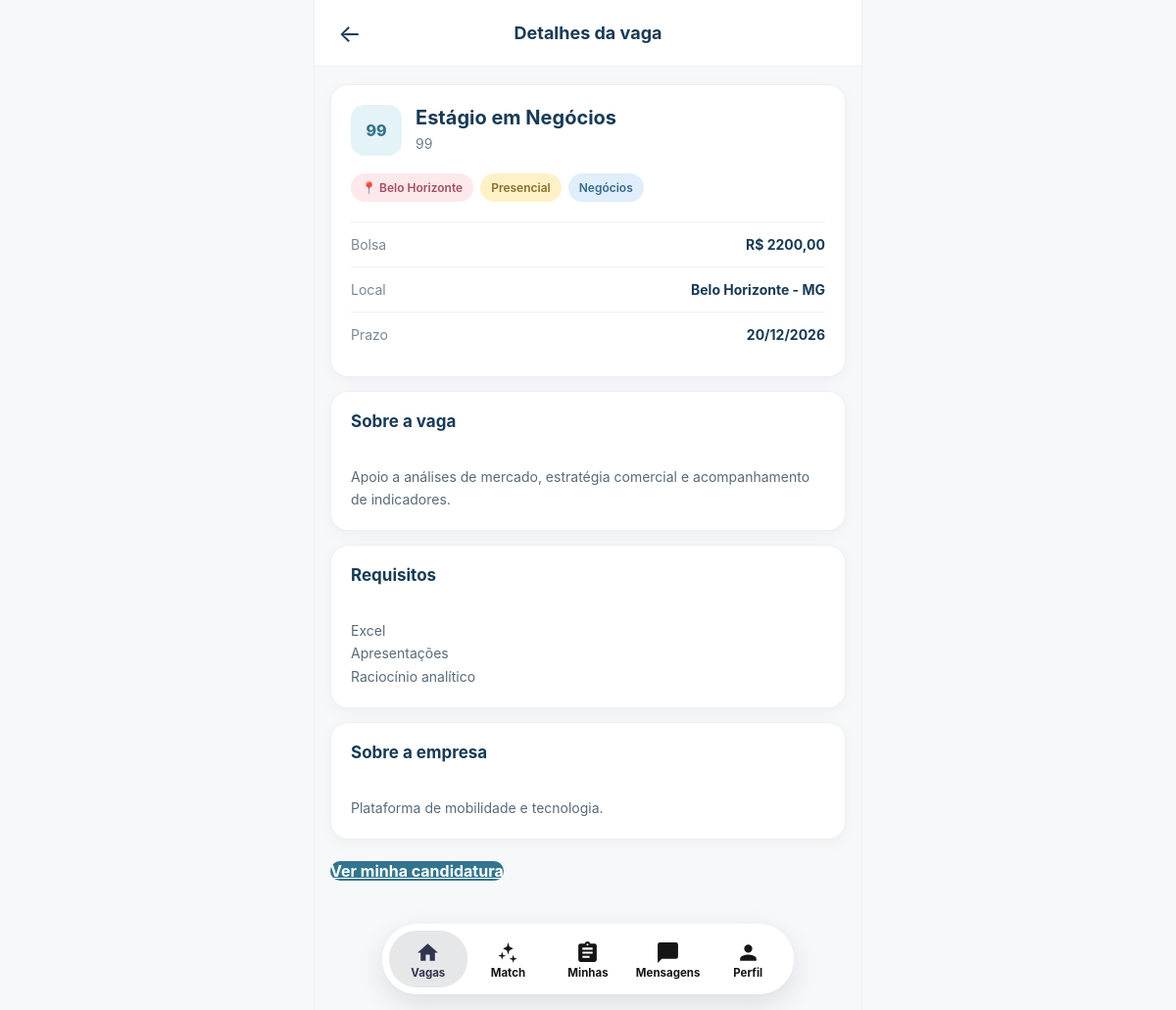
/vaga/ (signed in), run on the app's committed database.
### connectoapp/models.py (models this page shows, shortened)
class Oportunidade(models.Model):
    MODALIDADES = [
        ("Presencial", "Presencial"),
        ("Híbrido", "Híbrido"),
        ("Remoto", "Remoto"),
    ]
    titulo = models.CharField(max_length=120)
    descricao = models.TextField()
    instituicao = models.CharField(max_length=100, blank=True)
    prazo = models.DateField(null=True, blank=True)
    empresa = models.ForeignKey(
        Empresa,
        on_delete=models.CASCADE,
        related_name="oportunidades",
    )
    cidade = models.CharField(max_length=100, blank=True)
    local = models.CharField(max_length=150, blank=True)
    modalidade = models.CharField(
        max_length=20,
        choices=MODALIDADES,
        default="Presencial",
    )
    area = models.CharField(max_length=100, blank=True)
    bolsa = models.DecimalField(max_digits=10, decimal_places=2, null=True, blank=True)
    requisitos = models.TextField(blank=True, help_text="Um requisito por linha")
    ativa = models.BooleanField(default=True)
    publicada_em = models.DateTimeField(auto_now_add=True)
    class Meta:
        ordering = ["-publicada_em", "-id"]

class Empresa(models.Model):
    usuario = models.OneToOneField(
        settings.AUTH_USER_MODEL,
        on_delete=models.CASCADE,
        related_name="empresa",
        null=True,
        blank=True
    )
    nome = models.CharField(max_length=100)
    email = models.EmailField()
    descricao = models.TextField(blank=True)

### connectoapp/views.py (the view)
# urls.py: path("vaga/", views.visualizacao_vaga, name="visualizacao_vaga"),
@login_required
def visualizacao_vaga(request, vaga_id=None):
    if vaga_id is None:
        vaga = Oportunidade.objects.filter(ativa=True).select_related("empresa").first()
        if vaga is None:
            raise Http404("Vaga não encontrada")
    else:
        vaga = get_object_or_404(
            Oportunidade.objects.select_related("empresa"),
            pk=vaga_id,
            ativa=True,
        )
    ja_candidatado = Candidatura.objects.filter(
        usuario=request.user,
        oportunidade=vaga,
    ).exists()
    return render(
        request,
        "visualizacao_vaga.html",
        {"vaga": vaga, "vaga_id": vaga.id, "ja_candidatado": ja_candidatado},
    )

### template/visualizacao_vaga.html (shortened to what this page needs)
{% load static %}
{% load i18n %}
<!DOCTYPE html>
<html lang="pt-BR">
<head>
    <link rel="stylesheet" href="{% static 'connecto_ui.css' %}">
    <link rel="stylesheet" href="{% static 'visualizacao_vaga.css' %}">
    {% include 'includes/tema_head.html' %}
</head>
<body>
<div class="app-shell">
    <header class="vaga-header">
        <a href="{% url 'home' %}" class="back-button">
            ←
        </a>
        <h1>{% trans "Detalhes da vaga" %}</h1>
    </header>
    <main class="vaga-page">
        <section class="vaga-card">
            <div class="vaga-company-row">
                <div class="empresa-avatar">
                    {{ vaga.empresa.nome|slice:":2"|upper }}
                </div>
                <div class="vaga-heading">
                    <h2>
                        {{ vaga.titulo }}
                    </h2>
                    <p>
                        {{ vaga.empresa.nome }}
                    </p>
                </div>
            </div>
            <div class="vaga-tags">
                {% if vaga.cidade %}
                <span class="vaga-tag location">
                    📍 {{ vaga.cidade }}
                </span>
                {% endif %}
                {% if vaga.modalidade %}
                <span class="vaga-tag modalidade">
                    {{ vaga.modalidade }}
                </span>
                {% endif %}
                {% if vaga.area %}
                <span class="vaga-tag area">
                    {{ vaga.area }}
                </span>
                {% endif %}
            </div>
            {% if vaga.bolsa %}
            <div class="vaga-info-row">
                <span>{% trans "Bolsa" %}</span>
                <strong>R$ {{ vaga.bolsa }}</strong>
            </div>
            {% endif %}
            {% if vaga.local %}
            <div class="vaga-info-row">
                <span>{% trans "Local" %}</span>
                <strong>{{ vaga.local }}</strong>
            </div>
            {% endif %}
            {% if vaga.prazo %}
            <div class="vaga-info-row">
                <span>{% trans "Prazo" %}</span>
                <strong>{{ vaga.prazo|date:"d/m/Y" }}</strong>
            </div>
            {% endif %}
        </section>
        <section class="vaga-section">
            <h3>{% trans "Sobre a vaga" %}</h3>
            <p>
                {{ vaga.descricao }}
            </p>
        </section>
        {% if vaga.requisitos %}
        <section class="vaga-section">
            <h3>{% trans "Requisitos" %}</h3>
            <p>
                {{ vaga.requisitos }}
            </p>
        </section>
        {% endif %}
        {% if vaga.empresa.descricao %}
        <section class="vaga-section">
            <h3>{% trans "Sobre a empresa" %}</h3>
            <p>
                {{ vaga.empresa.descricao }}
            </p>
        </section>
        {% endif %}
        <section class="vaga-action">
            {% if ja_candidatado %}
                <a
                    href="{% url 'candidaturas' %}"
                    class="candidatar-button candidatura-existente"
                >
                    {% trans "Ver minha candidatura" %}
                </a>
            {% endif %}
        </section>
    </main>
    {% include 'includes/bottom_nav.html' with pagina_ativa='home' %}
</div>
</body>
</html>

### static/connecto_ui.css (style rules this page uses)
:root { --connecto-bg: #f5f5ef; --connecto-surface: #ffffff; --connecto-navy: #30354f; --connecto-text: #262a3e; --connecto-muted: #73757d; --connecto-line: #e8e7df; --connecto-cyan: #1596b7; --connecto-cyan-soft: #e4f4f8; --connecto-green: #3fa36b; --connecto-green-soft: #e7f3eb; --connecto-red: #d76264; --connecto-red-soft: #f9e8e7; --connecto-amber: #d89a28; --connecto-amber-soft: #fbf1de; --connecto-nav-active: #e6e7e8; --connecto-shadow: 0 8px 22px rgba(37, 40, 51, .08); --connecto-nav-height: 72px; --connecto-nav-gap: 10px; --connecto-mobile-width: 460px; }
* { box-sizing: border-box; }
html { min-height: 100%; background: var(--connecto-bg); }
button, input, a { font: inherit; }
button, a { -webkit-tap-highlight-color: transparent; }
.app-shell, .standard-shell { width: min(100%, var(--connecto-mobile-width)); margin: 0 auto; }

### static/visualizacao_vaga.css (style rules this page uses)
* { box-sizing: border-box; }
body { margin: 0; background: var(--tema-bg, #f7f8fa); color: var(--tema-ink, #17324d); font-family: -apple-system, BlinkMacSystemFont, "Segoe UI", sans-serif; }
.app-shell { width: 100%; min-height: 100dvh; max-width: 560px; margin: 0 auto; background: var(--tema-bg, #f7f8fa); padding-bottom: calc(90px + env(safe-area-inset-bottom)); }
.vaga-header { height: 68px; display: grid; grid-template-columns: 48px 1fr 48px; align-items: center; padding: 0 16px; background: var(--tema-bg, #ffffff); border-bottom: 1px solid var(--tema-line, #edf0f3); position: sticky; top: 0; z-index: 20; }
.vaga-header h1 { margin: 0; font-size: 18px; font-weight: 700; text-align: center; color: var(--tema-ink, #183b56); }
.back-button { width: 40px; height: 40px; display: flex; align-items: center; justify-content: center; text-decoration: none; font-size: 25px; color: var(--tema-ink, #183b56); }
.vaga-page { padding: 18px 16px 30px; }
.vaga-card, .vaga-section { background: var(--tema-surface, #ffffff); border: 1px solid var(--tema-line, #edf0f3); border-radius: 18px; padding: 20px; margin-bottom: 14px; box-shadow: 0 4px 15px rgba(0, 0, 0, 0.04); }
.vaga-company-row { display: flex; align-items: flex-start; gap: 14px; margin-bottom: 18px; }
.empresa-avatar { width: 52px; min-width: 52px; height: 52px; border-radius: 14px; display: flex; align-items: center; justify-content: center; background: var(--tema-cyan-soft, #e4f3f8); color: var(--tema-ink, #34738c); font-weight: 800; font-size: 16px; }
.vaga-heading { flex: 1; }
.vaga-heading h2 { margin: 1px 0 5px; font-size: 20px; line-height: 1.25; color: var(--tema-ink, #183b56); }
.vaga-heading p { margin: 0; font-size: 14px; color: var(--tema-muted, #6e7f8d); }
.vaga-tags { display: flex; flex-wrap: wrap; gap: 7px; margin-bottom: 20px; }
.vaga-tag { padding: 7px 11px; border-radius: 20px; font-size: 12px; font-weight: 600; }
.vaga-tag.location { background: var(--tema-red-soft, #fde8ec); color: var(--tema-ink, #a34f61); }
.vaga-tag.modalidade { background: var(--tema-amber-soft, #fff1c7); color: var(--tema-ink, #88702a); }
.vaga-tag.area { background: var(--tema-cyan-soft, #dfeefa); color: var(--tema-ink, #386b8c); }
.vaga-info-row { display: flex; align-items: center; justify-content: space-between; gap: 15px; padding: 14px 0; border-top: 1px solid var(--tema-line, #eef1f3); font-size: 14px; }
.vaga-info-row span { color: var(--tema-muted, #798895); }
.vaga-info-row strong { color: var(--tema-ink, #183b56); text-align: right; }
.vaga-section h3 { margin: 0 0 12px; font-size: 17px; color: var(--tema-ink, #183b56); }
.vaga-section p { margin: 0; color: var(--tema-muted, #586b79); font-size: 14px; line-height: 1.65; white-space: pre-line; }
.vaga-action { margin-top: 22px; margin-bottom: 12px; }
.candidatar-button { width: 100%; height: 54px; border: 0; border-radius: 14px; background: #32758e; color: #ffffff; font-size: 16px; font-weight: 700; cursor: pointer; transition: transform 0.15s ease, opacity 0.15s ease; }
@media (min-width: 600px) { .app-shell { border-left: 1px solid var(--tema-line, #eceff1); border-right: 1px solid var(--tema-line, #eceff1); } }

### static/tema.css (style rules this page uses)
html[data-theme="light"] { color-scheme: light; }

### data on the page
Oportunidade: empresa.nome "99", titulo "Estágio em Negócios", cidade "Belo Horizonte", modalidade "Presencial", area "Negócios", bolsa "2200,00", local "Belo Horizonte - MG", prazo "20/12/2026", descricao "Apoio a análises de mercado, estratégia comercial e acompanhamento de indicadores.", requisitos "Excel Apresentações Raciocínio analítico", empresa.descricao "Plataforma de mobilidade e tecnologia."
